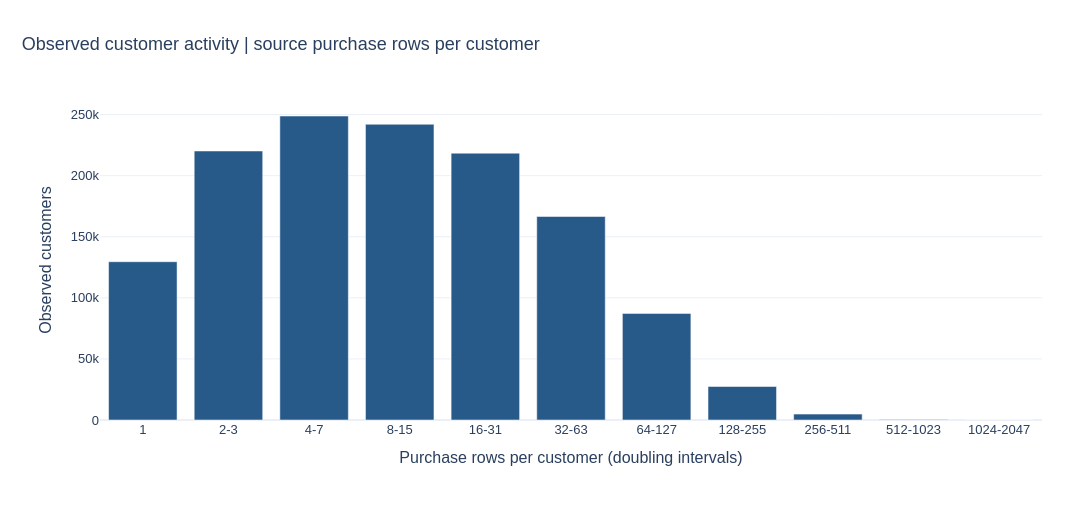

This figure's notebook cell:
### Markdown cell above
## 6. Customer activity

**Question.** How unequal are observed customer histories?

### Code cell
customer_activity = query("SELECT customer_id, count(*) transaction_rows, count(DISTINCT article_id) distinct_articles, count(DISTINCT t_dat) purchase_days, min(t_dat) first_purchase, max(t_dat) last_purchase FROM eda GROUP BY customer_id")
customer_activity['recency_days'] = (EDA_END_EXCLUSIVE-customer_activity['last_purchase']).dt.days
customer_activity['row_band'] = np.floor(np.log2(customer_activity['transaction_rows'])).astype(int)
activity_bands = customer_activity.groupby('row_band').size().rename('customers').reset_index()
activity_bands['row_range'] = activity_bands['row_band'].map(lambda b: str(2**b) if b==0 else f'{2**b}-{2**(b+1)-1}')
display(customer_activity[['transaction_rows','distinct_articles','purchase_days','recency_days']].describe(percentiles=[.25,.5,.75,.9,.99]))
fig = px.bar(activity_bands,x='row_range',y='customers',
    labels={'row_range':'Purchase rows per customer (doubling intervals)','customers':'Observed customers'},
    title='Observed customer activity | source purchase rows per customer')
show_figure(fig, PROJECT_ROOT, 'eda_customer_activity')

### Figure 1 — Plotly figure (JSON) as saved in the notebook; plotly's stock layout.template omitted (floating-point values rounded to 4 significant figures)
{"data": [{"hovertemplate": "Purchase rows per customer (doubling intervals)=%{x}<br>Observed customers=%{y}<extra></extra>", "legendgroup": "", "marker": {"color": "#285A89", "pattern": {"shape": ""}}, "name": "", "orientation": "v", "showlegend": false, "textposition": "auto", "type": "bar", "x": ["1", "2-3", "4-7", "8-15", "16-31", "32-63", "64-127", "128-255", "256-511", "512-1023", "1024-2047"], "xaxis": "x", "y": [129571, 220215, 248837, 242077, 218412, 166584, 87254, 27433, 4816, 385, 16], "yaxis": "y"}], "layout": {"barmode": "relative", "colorway": ["#285A89", "#B67824", "#687B38", "#9B596D", "#78629A"], "font": {"family": "Arial", "size": 13}, "height": 520, "legend": {"orientation": "h", "tracegroupgap": 0, "x": 0, "y": 1.02, "yanchor": "bottom"}, "margin": {"b": 100, "l": 100, "r": 50, "t": 100}, "title": {"font": {"size": 18}, "text": "Observed customer activity | source purchase rows per customer", "x": 0.02, "xanchor": "left"}, "width": 1100, "xaxis": {"anchor": "y", "domain": [0.0, 1.0], "title": {"text": "Purchase rows per customer (doubling intervals)"}}, "yaxis": {"anchor": "x", "domain": [0.0, 1.0], "title": {"text": "Observed customers"}}}}
